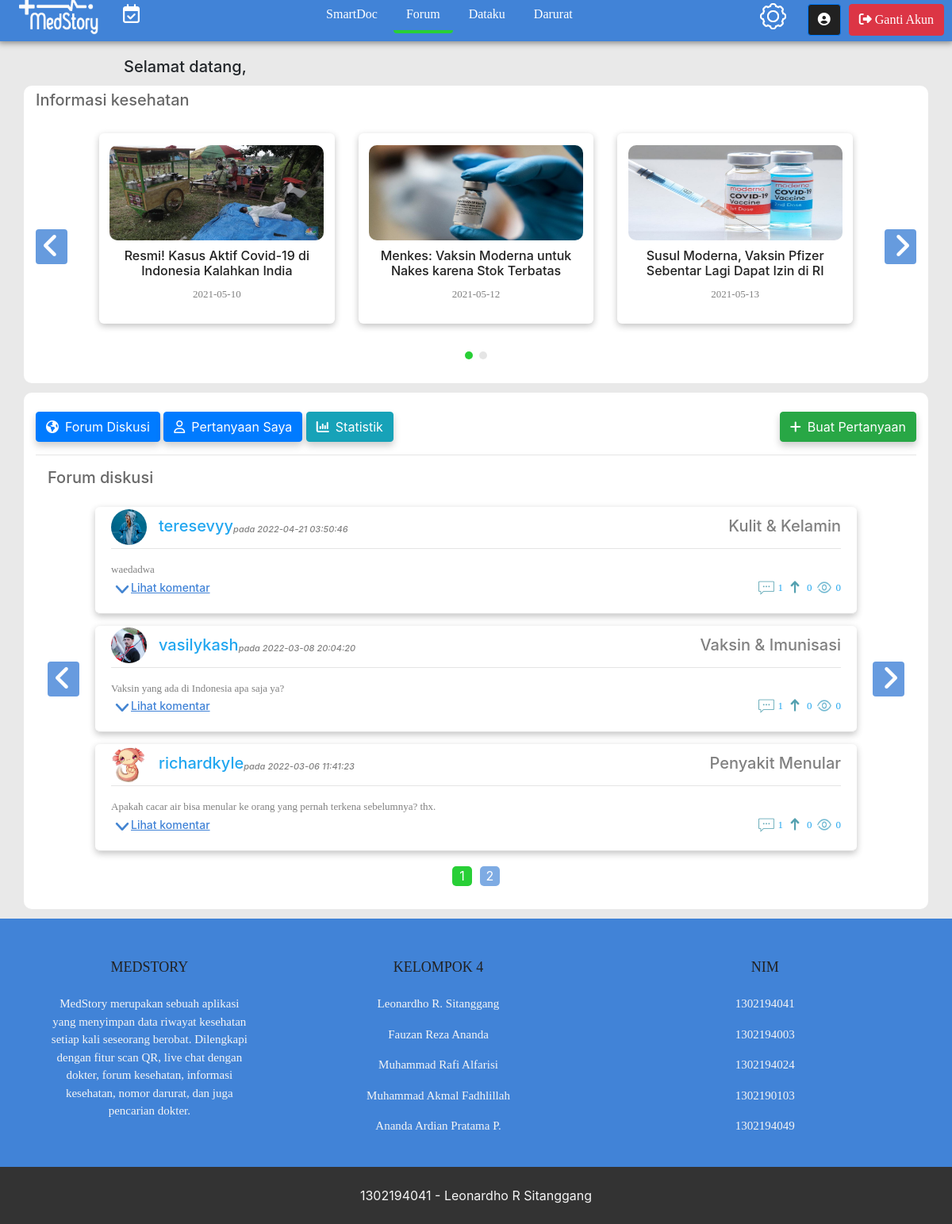
Screenshot of /index.php/history with the database file from the repository.
### tables this page shows
CREATE TABLE `newsfeed` (
  `idBerita` int(6) NOT NULL,
  `title` varchar(100) NOT NULL,
  `isi` longtext NOT NULL,
  `tanggal` date NOT NULL
);

CREATE TABLE `diskusi` (
  `id_diskusi` int(6) NOT NULL,
  `namaPengguna` varchar(30) NOT NULL,
  `pertanyaan` varchar(500) NOT NULL,
  `kategori` varchar(30) NOT NULL,
  `view` int(6) NOT NULL,
  `up` int(6) NOT NULL,
  `imageURL` varchar(80) NOT NULL,
  `datetime` datetime NOT NULL
);

### application/views/HistoryPage.php (the view, shortened to what the rows shown need)
<!DOCTYPE html>
<html>
    <head>
        <link rel="stylesheet" href="https://stackpath.bootstrapcdn.com/bootstrap/4.5.2/css/bootstrap.min.css"
>
		<link rel="stylesheet" href="https://maxcdn.bootstrapcdn.com/font-awesome/4.7.0/css/font-awesome.min.css">
		<link href="http://localhost/MedStory/assets/css/chartist-js/dist/chartist.min.css" rel="stylesheet">
		<link href="http://localhost/MedStory/assets/css/chartist-js/dist/chartist-init.css" rel="stylesheet">
		<link href="http://localhost/MedStory/assets/css/chartist-plugin-tooltip-master/dist/chartist-plugin-tooltip.css" rel="stylesheet">
        <link rel="stylesheet" type="text/css" href="http://localhost/MedStory/assets/css/Main.css" />
    </head>
    <body>
		<div id='main'>
        <main>
        <br><br><br>
        <div class="container bg-white" id="card-car" style="margin-bottom: 1%; margin-top: 1%; padding-top: 0.5%; border-radius: 10px;">
		  	<div class='col-md'>
				<div id='myCarouselNews' class='carousel slide' data-ride='carousel' data-interval='0'>
				<ol class='carousel-indicators'>
				<?php
					$item = 0;
					$page = 0;
					foreach ($dataBerita as $data){
						if($item == 0 && $page == 0){
							echo"<li data-target='#myCarouselNews' data-slide-to='0' class='active'></li>";
							$item++;
							$page++;
						} else if ($item % 3 == 0){
							echo"<li data-target='#myCarouselNews' data-slide-to='".$page."'></li>";
							$item++;
							$page++;
						} else if ($item % 3 != 0){
							$item++;
						}
					}
				?>
				</ol>
					<div class='carousel-inner'>
					<?php
						$k = 1;
						$state = ' active';
						foreach ($dataBerita as $berita){
							if($k % 4 == 0  || $k == 1){
								echo"<div class='item carousel-item".$state."' >
								<div class='row' style='margin:20px;'>";
							}
							echo"<div class='col-sm' type='button' data-toggle='collapse' data-target='#newsContent".$k."' aria-expanded='false' aria-controls='multiCollapseExampleNews'
								style='margin-bottom:10px;' title='Tekan untuk melihat isi'>
									<div class='thumb-wrapper'>
										<div class='img-box'>
											<img src='http://localhost/MedStory/assets/newsImage/Main".$berita['idBerita'].".jpeg' alt='Card image cap'
												style='width:270px; height:120px; border-radius:10px;'>
										</div>
										<div class='thumb-content'>
											<h5 style='font-size:16px;'>".$berita['title']."</h5>
											<p class='item-price'>".$berita['tanggal']."</p>
										</div>
									</div>
								</div>";
								$k++;
								$state = ' ';
							if($k % 4 == 0){
								echo"</div>
								</div>";
							}
						}
					?>
					</div>
					</div></div></div>
				</div>
		</div>
		<div class="container bg-white" id="card-car" style="margin-bottom: 1%; border-radius: 10px;">
			<br>
		<div id="accordion">
			<div class="row">
			<div class="col-md-12">
				<div class="collapse show" id="multiCollapseExample1" data-parent="#accordion">
					<div class="container-fluid">
						<div id='myCarouselDiskusi' class='carousel slide' data-ride='carousel' data-interval='0'>
							<ol class='carousel-indicators carousel-indicators-numbers' style='bottom: -50px;'>
							<?php
								$page = 0; $item = 0;
								foreach ($dataDiskusi as $data){
									if($item == 0 && $page == 0){
										echo"<li data-target='#myCarouselDiskusi' data-slide-to='0' class='active'>1</li>";
										$item++;
										$page++;
									} else if ($item % 3 == 0){
										echo"<li data-target='#myCarouselDiskusi' data-slide-to='".$page."'>"; echo $page+1; echo"</li>";
										$item++;
										$page++;
									} else if ($item % 3 != 0){
										$item++;
									}
								}
							?>
							</ol>
							<div class='carousel-inner'>
							<?php
								$i = 1; $count = 0; $k = 1;
								$state = ' active';
								foreach($dataDiskusi as $data){
									if($k % 4 == 0  || $k == 1){
										echo"<div class='item carousel-item".$state."' >
										<div class='col-md'>";
									}
									echo"
									<div id='accordion2'>
										<div class='card' style='border-radius:6px; margin:15px; box-shadow: rgba(0, 0, 0, 0.24) 0px 3px 8px; border:0;'>
											<div class='card-header' id='headingOne' style='border-width:1px; border-radius:6px; background:white;'>
												<img src='http://localhost/MedStory/assets/uploads/user_".$data['namaPengguna'].".jpg' alt='Card image cap' class='rounded-circle img-fluid'
													style='width:45px; height:45px; margin-top: -1%; float:left;' data-toggle='modal' data-target='#zoom".$data['id_diskusi']."'>
												<h5 style='font-size:20px; padding-left:15px; float:left; color:#22A7F0;'>".$data['namaPengguna']."</h2>
												<h5 style='font-size:11px; padding-top:10px; float:left; font-style:italic;'> pada ".$data['datetime']."</h5>
												<h5 style='font-size:20px; float:right;'>".$data['kategori']."</h5><br><hr>";
												if($data['imageURL'] == 'null'){
													echo"<p style='font-size:13px;'>".$data['pertanyaan']."</p>";
												}
												echo"<h6 style='font-size:13px; float:right; padding-left:5px;'>".$data['view']."</h6>
													<img src='http://localhost/MedStory/assets/View.png' style='width:25px; height:25px; float:right; margin-top:-5px; padding-left:5px;'>
												<h6 style='font-size:13px; float:right; padding-left:5px;'>".$data['up']."</h6>
													<img src='http://localhost/MedStory/assets/Up.png' style='width:25px; height:22px; float:right; margin-top:-4px; padding-left:5px;'>
												<h6 style='font-size:13px; float:right; padding-left:5px;'>";
													$a = 0;
													foreach ($dataBalasan as $countComment){if ($data['id_diskusi'] == $countComment['id_diskusi']){ $a++;}}
													echo $a;
													echo"</h6>
													<img src='http://localhost/MedStory/assets/Comment.png' style='width:25px; height:20px; float:right; margin-top:-2px; padding-left:5px;'>
												<h5 style='font-size:14px; float:left; text-decoration:underline; color:#4183D7;' type='button' data-toggle='collapse' data-target='#collapse".$i."'
												aria-expanded='true' aria-controls='collapseOne''>Lihat komentar
													<img src='http://localhost/MedStory/assets/icon/Drop Down.png' style='width:25px; height:20px; float:left; padding-left:3px;'></h5>
											</div>
											<div id='collapse".$i."' class='collapse' aria-labelledby='headingOne' data-parent='#accordion2'>
												<div class='card-body'>";
												echo"<form method='post' action='history/balasDiskusi' class='form-inline' enctype='multipart/form-data'>
													<input type='text' class='form-control' name='inputIdB' value='".$data['id_diskusi']."' hidden>
													<div class='container'><hr>
														<label class='switch' style='float:left; margin-right:1%;'>
														<input type='checkbox' name='imageSwitchR'>
															<span class='slider round' type='button' data-toggle='collapse' data-target='#collapseImage".$i."'></span>
														</label>
														<a style='float:left;'>Image</a>
														<button class='btn btn-primary' style='color:whitesmoke; background-color:#00a13e; float:right; border:none;' type='submit'>Balas</button>
														<input class='form-control' type='text' placeholder='Ketik balasan Anda disini...' style='width:40%; float:right; margin-right:1%;
															background:white; border-width: 0 0 3px; border-bottom: 3.5px solid #4183D7; color:#212121;' name='inputIsi'>
														<div class='collapse' id='collapseImage".$i."'>
															<div class='container' style='width:40%; float:left;'>
																<div class='input-group mb-3' style='background-color:#212121; border-width: 0 0 3px; border-bottom: 3.5px solid #4183D7; color:#212121;
																	border-radius:5px;'>
																	<div class='input-group-prepend'>
																		<span class='input-group-text'>jpg</span>
																	</div>
																	<div class='custom-file'>
																		<input type='file' class='custom-file-input' id='uploadImage' name='uploadImageR' accept='image/*'>
																		<label class='custom-file-label text-left' for='uploadImage'>file size max 2 mb</label>
																	</div>
																</div>
															</div>
														</div>
													</div>
												</form>
												</div>
											</div>
										</div>
									</div>";
									$k++;
									$state = ' ';
									if($k % 4 == 0){
										echo"</div>
									</div>";
									}
									$count = 0; $i++;
									}
								echo"
								</div></div></div>
								<a class='carousel-control-prev' href='#myCarouselDiskusi' data-slide='prev'>
									<i class='fa fa-angle-left'></i>
								</a>
								<a class='carousel-control-next' href='#myCarouselDiskusi' data-slide='next'>
									<i class='fa fa-angle-right'></i>
								</a>";
							?>
							</div>
						</div>
					</div>
				<br>
			</div>
				</div>
			</div><br>
		</div>
		</div>
    </body>
</html>

### rows the page displays
newsfeed: shows a picture, title "Resmi! Kasus Aktif Covid-19 di Indonesia Kalahkan India", tanggal "2021-05-10"
newsfeed: shows a picture, title "Menkes: Vaksin Moderna untuk Nakes karena Stok Terbatas", tanggal "2021-05-12"
newsfeed: shows a picture, title "Susul Moderna, Vaksin Pfizer Sebentar Lagi Dapat Izin di RI", tanggal "2021-05-13"
diskusi: shows "1", namaPengguna (picture), namaPengguna "teresevyy", datetime "2022-04-21 03:50:46", kategori "Kulit & Kelamin", pertanyaan "waedadwa", view "0", up "0", a "1"
diskusi: namaPengguna (picture), namaPengguna "vasilykash", datetime "2022-03-08 20:04:20", kategori "Vaksin & Imunisasi", pertanyaan "Vaksin yang ada di Indonesia apa saja ya?", view "0", up "0", a "1"
diskusi: namaPengguna (picture), namaPengguna "richardkyle", datetime "2022-03-06 11:41:23", kategori "Penyakit Menular", pertanyaan "Apakah cacar air bisa menular ke orang yang pernah terkena sebelumnya? thx.", view "0", up "0", a "1"
